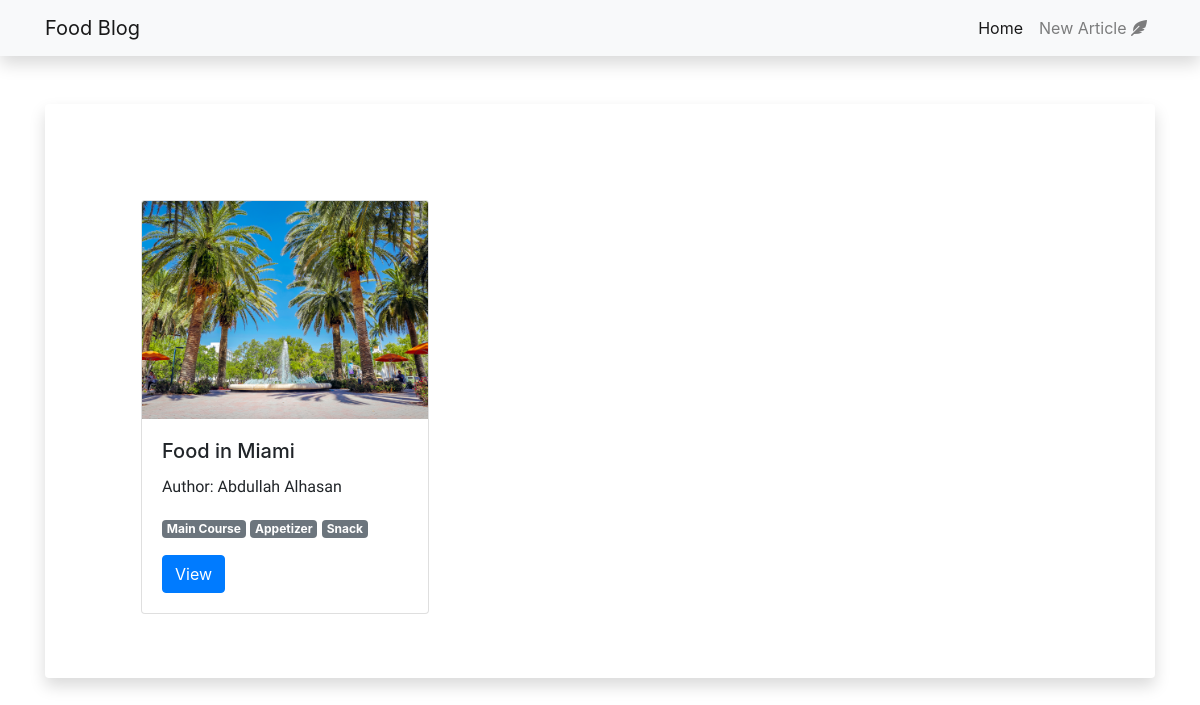
Page /list/ on the committed database.
### articles/models.py (models this page shows, shortened)
class Article(models.Model):
    title = models.CharField(max_length=120)
    food_type = models.ManyToManyField('Genre')
    content = models.TextField()
    created_on = models.DateTimeField(auto_now_add=True)
    updated_on = models.DateTimeField(auto_now=True)
    author = models.ForeignKey(Author,on_delete=models.CASCADE)
    img = models.ImageField()

class Author(models.Model):
    name=models.CharField(max_length=120)
    profile_img = models.ImageField()
    def __str__(self):
        return self.name

class Genre(models.Model):
    title = models.CharField(max_length=50)
    def __str__(self):
        return self.title

### articles/views.py (the view)
# urls.py: path('list/',views.article_list, name="articles-list"),
def article_list(request):
    articles = Article.objects.all()
    context = {
        "articles": articles,
    }
    return render(request, 'article_list_page.html', context)

### articles/templates/article_list_page.html (shortened to what this page needs)
{% extends "base.html" %}
{% block content %}
<div class="row">
{% for article in articles %}
<div class="col-lx-4 col-lg-4 col-m-4 col-sm-12 col-12 ml-5">
    <div class="card mt-5 mb-3" style="width: 18rem;">
        <img src="{{article.img.url}}" class="card-img-top" alt="...">
        <div class="card-body">
        <h5 class="card-title">{{article.title}}</h5>
        <p class="card-text">Author: {{article.author}}</p>
        {% for type in article.food_type.all %}
        <span class="badge badge-secondary">{{type}}</span>
        {% endfor %}
        <a href="{% url 'article-detials' article.id %}" class="btn btn-primary mt-3">View</a>
        </div>
  </div>
  </div>
{% endfor %}
</div>
{% endblock content %}

### articles/static/main.css (style rules this page uses)
body { background: url('https://source.unsplash.com/twukN12EN7c/1920x1080') no-repeat center center fixed; -webkit-background-size: cover; -moz-background-size: cover; background-size: cover; -o-background-size: cover; }
p { font-family: 'Josefin Sans', sans-serif; font-weight: 500; }

### rows in the picture
Article: img (picture), title "Food in Miami", author "Abdullah Alhasan"
Genre: title "Main Course"
Genre: title "Appetizer"
Genre: title "Snack"
